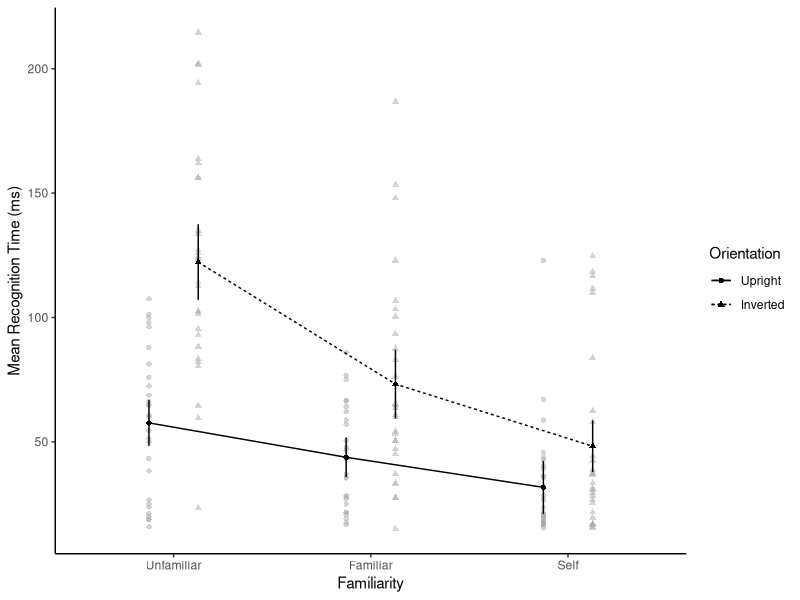
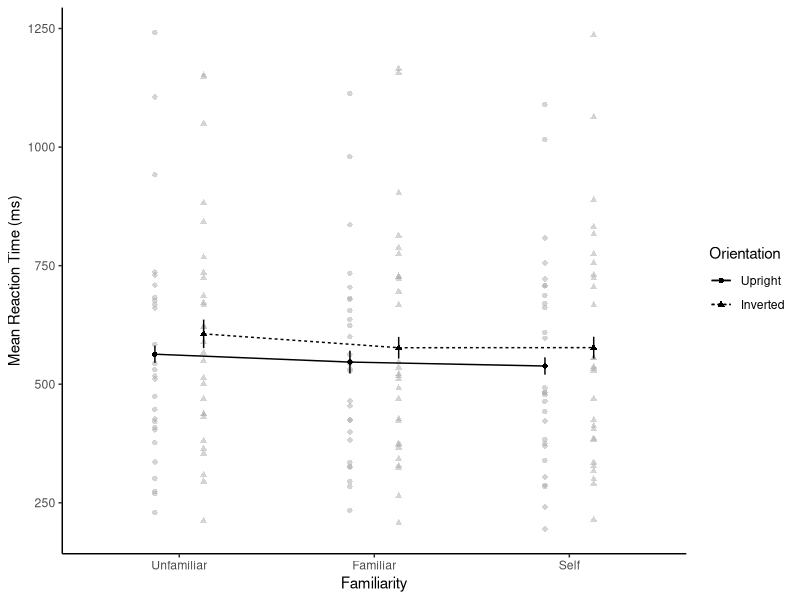

R code for these plots, in order:
library(afex)
library(emmeans)
library(readr)
library(tidyr)
library(reshape2)
library(tidyverse)
library(dplyr)
library (patchwork)

## Load and wrangle data

Mean_Frames <- read_csv("Mean_Frames_Familiar_Faces_Filtered.csv")
Mean_Frames_long <- melt(Mean_Frames, 
                         # ID variables - all the variables to keep but not split apart on
                         id.vars=c("Participant", "Age"),
                         # The source columns
                         measure.vars=c("Unfamiliar_Upright", "Unfamiliar_Inverted", 
                                        "Familiar_Upright", "Familiar_Inverted", 
                                        "Self_Upright", "Self_Inverted"),
                         # Name of the destination column that will identify the original
                         # column that the measurement came from
                         variable.name="Condition",
                         value.name="Mean_N_Frames"               
                         
)

Mean_Frames_long <- Mean_Frames_long %>%
  mutate(Orientation = case_when(Condition == 'Unfamiliar_Upright' ~ 'Upright',
                                 Condition == 'Familiar_Upright' ~ 'Upright',
                                 Condition == 'Self_Upright' ~ 'Upright',
                                 TRUE ~ 'Inverted'))

Mean_Frames_long <- Mean_Frames_long %>%
  mutate(Familiarity = case_when(Condition == 'Unfamiliar_Upright' ~ 'Unfamiliar',
                                 Condition == 'Unfamiliar_Inverted' ~ 'Unfamiliar',
                                 Condition == 'Familiar_Upright' ~ 'Familiar',
                                 Condition == 'Familiar_Inverted' ~ 'Familiar',
                                 TRUE ~ 'Self'))

Mean_Frames_long$Mean_time <- Mean_Frames_long$Mean_N_Frames*(1000/120)
Mean_Frames_long$Age_c <- Mean_Frames_long$Age - mean(Mean_Frames_long$Age)

## Reaction times 

Mean_RTs <- read_csv("Mean_Reaction_Times_Familiar_Faces_Filtered.csv")
Mean_RTs_long <- melt(Mean_RTs, 
                      # ID variables - all the variables to keep but not split apart on
                      id.vars=c("Participant", "Age"),
                      # The source columns
                      measure.vars=c("Unfamiliar_Upright", "Unfamiliar_Inverted", 
                                     "Familiar_Upright", "Familiar_Inverted", 
                                     "Self_Upright", "Self_Inverted"),
                      # Name of the destination column that will identify the original
                      # column that the measurement came from
                      variable.name="Condition",
                      value.name="Mean_RT_secs"               
                      
)

Mean_RTs_long <- Mean_RTs_long %>%
  mutate(Orientation = case_when(Condition == 'Unfamiliar_Upright' ~ 'Upright',
                                 Condition == 'Familiar_Upright' ~ 'Upright',
                                 Condition == 'Self_Upright' ~ 'Upright',
                                 TRUE ~ 'Inverted'))

Mean_RTs_long <- Mean_RTs_long %>%
  mutate(Familiarity = case_when(Condition == 'Unfamiliar_Upright' ~ 'Unfamiliar',
                                 Condition == 'Unfamiliar_Inverted' ~ 'Unfamiliar',
                                 Condition == 'Familiar_Upright' ~ 'Familiar',
                                 Condition == 'Familiar_Inverted' ~ 'Familiar',
                                 TRUE ~ 'Self'))

Mean_RTs_long$Mean_RT_ms <- Mean_RTs_long$Mean_RT_secs*(1000)
Mean_RTs_long$Age_c <- Mean_RTs_long$Age - mean(Mean_RTs_long$Age)


##  Do ANOVA analysis of ratings - don't GG correct and use partial eta squared
RecognitionTimes_ANOVA <- aov_ez("Participant", "Mean_time", Mean_Frames_long, 
                                 within=c("Orientation", "Familiarity"),
                                 factorize = FALSE, covariate = "Age_c",  
                                 anova_table = list(correction = "none", es = "pes")) 


EM_Means_RecognitionTimes_Interaction <- emmeans (RecognitionTimes_ANOVA, ~ Orientation|Familiarity) # Get EM Means for interaction
EM_Means_RecognitionTimes_Familiarity <- emmeans (RecognitionTimes_ANOVA, ~ Familiarity) # Get EM Means

posthoc_RecognitionTimes_Familiarity <- pairs(EM_Means_RecognitionTimes_Familiarity, adjust="bon")


RTs_ANOVA <- aov_ez("Participant", "Mean_RT_ms", Mean_RTs_long, within=c("Orientation", "Familiarity"),
                    factorize = FALSE, covariate = "Age_c", anova_table = list(correction = "none", es = "pes")) # Do ANOVA - don't GG correct and use partial eta squared

EM_Means_RTs <- emmeans (RTs_ANOVA, ~ Orientation|Familiarity) # Get EM Means

##  Use afex_plot to plot these simply
recTimesPlot <-  afex_plot(RecognitionTimes_ANOVA,  ~ Familiarity,  ~ Orientation, error = "within")

RTsPlot <-  afex_plot(RTs_ANOVA,  ~ Familiarity,  ~ Orientation, error = "within")

recTimesPlot + labs(x = 'Familiarity', y = 'Mean Recognition Time (ms)') + theme_classic()

RTsPlot + labs(x = 'Familiarity', y = 'Mean Reaction Time (ms)') + theme_classic()
